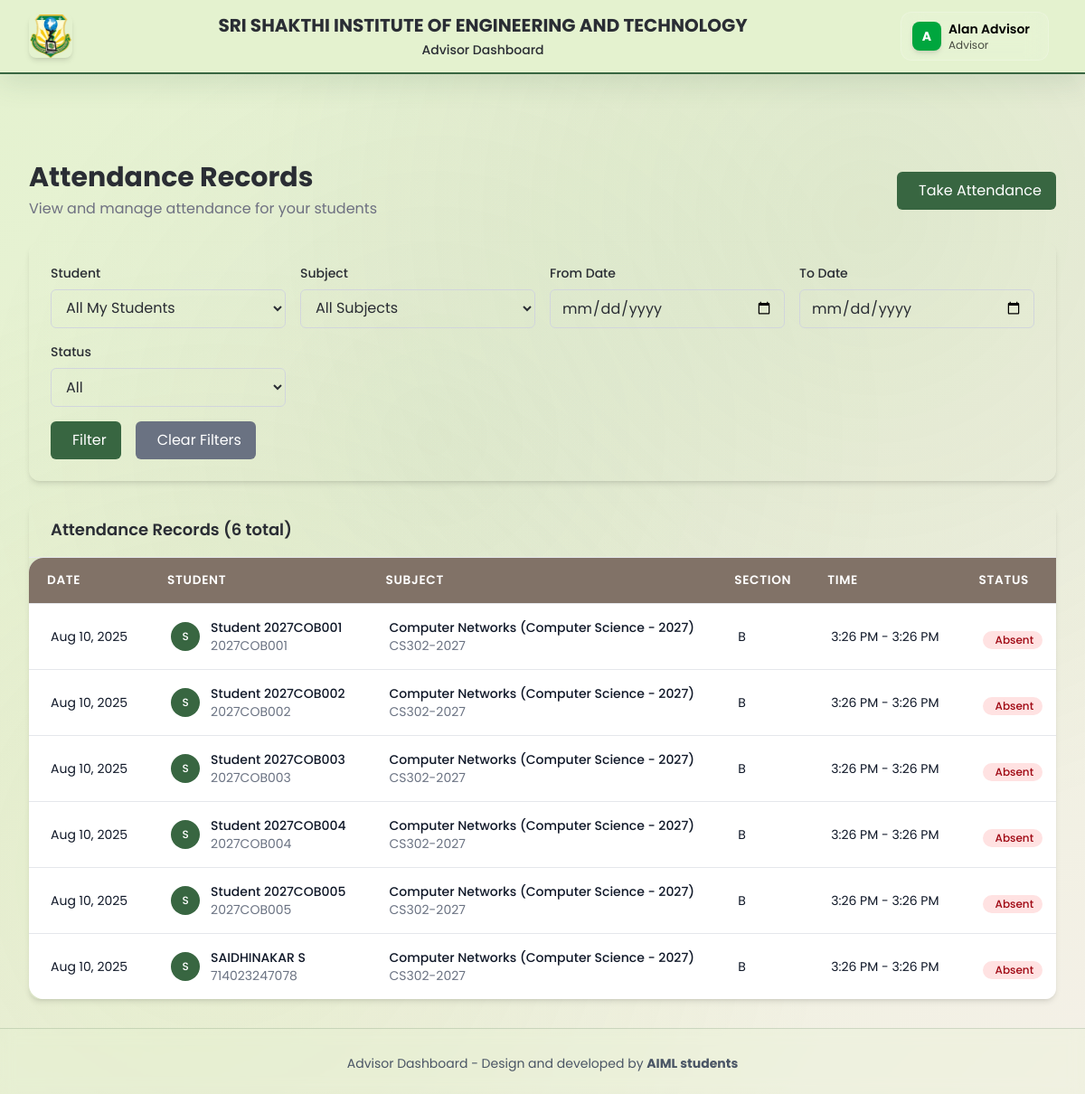
/advisor/attendance-records/ (signed in), run on the app's committed database.
### core/models.py (models this page shows, shortened)
class TimestampedModel(models.Model):
    created_at = models.DateTimeField(auto_now_add=True)
    updated_at = models.DateTimeField(auto_now=True)
    class Meta:
        abstract = True

class Attendance(TimestampedModel):
    attendance_id = models.AutoField(primary_key=True)
    student = models.ForeignKey(
        Student,
        on_delete=models.CASCADE,
        db_column='student_regno'
    )
    timetable = models.ForeignKey(
        Timetable,
        on_delete=models.CASCADE,
        db_column='timetable_id'
    )
    is_present = models.BooleanField(default=False)
    class Meta:
        db_table = 'Attendance'
        verbose_name = 'Attendance Record'
        verbose_name_plural = 'Attendance Records'
        unique_together = ['student', 'timetable']

class Timetable(TimestampedModel):
    timetable_id = models.AutoField(primary_key=True)
    section = models.ForeignKey(
        Section,
        on_delete=models.CASCADE,
        db_column='section_id'
    )
    subject = models.ForeignKey(
        Subject,
        on_delete=models.CASCADE,
        db_column='subject_id'
    )
    date = models.DateField()
    start_time = models.TimeField()
    end_time = models.TimeField()
    class Meta:
        db_table = 'Timetable'
        verbose_name = 'Timetable Entry'
        verbose_name_plural = 'Timetable Entries'

class Student(TimestampedModel):
    student_regno = models.CharField(max_length=50, primary_key=True, help_text="Student registration number")
    name = models.CharField(max_length=200)
    department = models.ForeignKey(
        Department,
        on_delete=models.CASCADE,
        db_column='dept_id'
    )
    batch = models.ForeignKey(
        Batch,
        on_delete=models.CASCADE,
        db_column='batch_id'
    )
    section = models.ForeignKey(
        Section,
        on_delete=models.CASCADE,
        db_column='section_id'
    )
    class Meta:
        db_table = 'Students'
        verbose_name = 'Student'
        verbose_name_plural = 'Students'

class Subject(TimestampedModel):
    subject_id = models.AutoField(primary_key=True)
    subject_code = models.CharField(max_length=20, unique=True)
    subject_name = models.CharField(max_length=200, unique=True)
    departments = models.ManyToManyField(
        Department,
        related_name='subjects',
        help_text="Departments that offer this subject"
    )
    batch = models.ForeignKey(
        Batch,
        on_delete=models.CASCADE,
        db_column='batch_id',
        help_text="Batch this subject is applicable to"
    )
    class Meta:
        db_table = 'Subjects'
        verbose_name = 'Subject'
        verbose_name_plural = 'Subjects'

class Section(TimestampedModel):
    section_id = models.AutoField(primary_key=True)
    batch = models.ForeignKey(
        Batch,
        on_delete=models.CASCADE,
        db_column='batch_id'
    )
    section_name = models.CharField(max_length=10)
    class Meta:
        db_table = 'Sections'
        verbose_name = 'Section'
        verbose_name_plural = 'Sections'
        unique_together = ['batch', 'section_name']

### advisor_dashboard/views.py (the view)
# urls.py: path('attendance-records/', views.attendance_list, name='attendance_list'),
@login_required
def attendance_list(request):
    if not check_advisor_permission(request.user):
        messages.error(request, "Access denied. You don't have advisor permissions.")
        return redirect("auth:login")
    advisor = get_advisor_profile(request.user)
    if not advisor:
        messages.error(request, "No advisor profile found.")
        return redirect("advisor_dashboard:dashboard")
    attendance_records = Attendance.objects.filter(
        student__in=advisor.get_assigned_students()
    ).select_related('student', 'timetable', 'timetable__subject', 'timetable__section')
    student_regno = request.GET.get('student')
    if student_regno:
        advisor_students = advisor.get_assigned_students()
        if advisor_students.filter(student_regno=student_regno).exists():
            attendance_records = attendance_records.filter(student__student_regno=student_regno)
    subject_id = request.GET.get('subject')
    if subject_id:
        attendance_records = attendance_records.filter(timetable__subject_id=subject_id)
    date_from = request.GET.get('date_from')
    if date_from:
        attendance_records = attendance_records.filter(timetable__date__gte=date_from)
    date_to = request.GET.get('date_to')
    if date_to:
        attendance_records = attendance_records.filter(timetable__date__lte=date_to)
    status = request.GET.get('status')
    if status == 'present':
        attendance_records = attendance_records.filter(is_present=True)
    elif status == 'absent':
        attendance_records = attendance_records.filter(is_present=False)
    attendance_records = attendance_records.order_by('-timetable__date', '-timetable__start_time')
    paginator = Paginator(attendance_records, 50)
    page_number = request.GET.get('page')
    page_obj = paginator.get_page(page_number)
    context = {
        'user': request.user,
        'advisor': advisor,
        'attendance_records': page_obj,
        'assigned_students': advisor.get_assigned_students(),
        'assigned_sections': advisor.get_assigned_sections(),
        'subjects': Subject.objects.all(),
        'filters': {
            'student_regno': student_regno,
            'subject_id': subject_id,
            'date_from': date_from,
            'date_to': date_to,
            'status': status,
        }
    }
    return render(request, 'advisor_dashboard/attendance_list.html', context)

### Frontend/templates/advisor_dashboard/attendance_list.html (shortened to what this page needs)
{% extends 'advisor_dashboard/advisor_base.html' %}
{% block content %}
<div class="space-y-6">
  <div class="flex items-center justify-between">
    <div>
      <h1 class="text-3xl font-bold text-[var(--text-primary)]">Attendance Records</h1>
      <p class="text-[var(--text-secondary)] mt-1">View and manage attendance for your students</p>
    </div>
    <div class="flex space-x-3">
      <a href="{% url 'advisor_dashboard:staff_attendance' %}"
         class="bg-[var(--primary)] text-white px-4 py-2 rounded-md hover:bg-purple-700 transition-colors">
        Take Attendance
      </a>
    </div>
  </div>
  <div class="bg-[var(--bg-secondary)] rounded-xl shadow-md p-6">
    <form method="GET" class="space-y-4">
      <div class="grid grid-cols-1 md:grid-cols-2 lg:grid-cols-4 gap-4">
        <div>
          <label class="block text-sm font-medium text-[var(--text-primary)] mb-2">Student</label>
          <select name="student" class="w-full px-3 py-2 border border-gray-300 rounded-md focus:outline-none focus:ring-2 focus:ring-[var(--primary)]">
            <option value="">All My Students</option>
          </select>
        </div>
        <div>
          <label class="block text-sm font-medium text-[var(--text-primary)] mb-2">Subject</label>
          <select name="subject" class="w-full px-3 py-2 border border-gray-300 rounded-md focus:outline-none focus:ring-2 focus:ring-[var(--primary)]">
            <option value="">All Subjects</option>
          </select>
        </div>
        <div>
          <label class="block text-sm font-medium text-[var(--text-primary)] mb-2">From Date</label>
          <input type="date" name="date_from" value="{{ filters.date_from }}"
                 class="w-full px-3 py-2 border border-gray-300 rounded-md focus:outline-none focus:ring-2 focus:ring-[var(--primary)]">
        </div>
        <div>
          <label class="block text-sm font-medium text-[var(--text-primary)] mb-2">To Date</label>
          <input type="date" name="date_to" value="{{ filters.date_to }}"
                 class="w-full px-3 py-2 border border-gray-300 rounded-md focus:outline-none focus:ring-2 focus:ring-[var(--primary)]">
        </div>
      </div>
      <div class="grid grid-cols-1 md:grid-cols-4 gap-4">
        <div>
          <label class="block text-sm font-medium text-[var(--text-primary)] mb-2">Status</label>
          <select name="status" class="w-full px-3 py-2 border border-gray-300 rounded-md focus:outline-none focus:ring-2 focus:ring-[var(--primary)]">
            <option value="">All</option>
          </select>
        </div>
      </div>
      <div class="flex space-x-4">
        <button type="submit" class="bg-[var(--primary)] text-white px-4 py-2 rounded-md hover:bg-purple-700 transition-colors">
          Filter
        </button>
        <a href="{% url 'advisor_dashboard:attendance_list' %}" class="bg-gray-500 text-white px-4 py-2 rounded-md hover:bg-gray-600 transition-colors">
          Clear Filters
        </a>
      </div>
    </form>
  </div>
  <div class="bg-[var(--bg-secondary)] rounded-xl shadow-md overflow-hidden">
    <div class="px-6 py-4 border-b border-gray-200">
      <h3 class="text-lg font-semibold text-[var(--text-primary)]">
        Attendance Records ({{ attendance_records.paginator.count }} total)
      </h3>
    </div>
    {% if attendance_records %}
    <div class="overflow-x-auto">
      <table class="min-w-full divide-y divide-gray-200">
        <thead class="bg-gray-50">
          <tr>
            <th class="px-6 py-3 text-left text-xs font-medium text-gray-500 uppercase tracking-wider">Date</th>
            <th class="px-6 py-3 text-left text-xs font-medium text-gray-500 uppercase tracking-wider">Student</th>
            <th class="px-6 py-3 text-left text-xs font-medium text-gray-500 uppercase tracking-wider">Subject</th>
            <th class="px-6 py-3 text-left text-xs font-medium text-gray-500 uppercase tracking-wider">Section</th>
            <th class="px-6 py-3 text-left text-xs font-medium text-gray-500 uppercase tracking-wider">Time</th>
            <th class="px-6 py-3 text-left text-xs font-medium text-gray-500 uppercase tracking-wider">Status</th>
          </tr>
        </thead>
        <tbody class="bg-white divide-y divide-gray-200">
          {% for record in attendance_records %}
          <tr class="hover:bg-gray-50">
            <td class="px-6 py-4 whitespace-nowrap text-sm text-gray-900">
              {{ record.timetable.date|date:"M j, Y" }}
            </td>
            <td class="px-6 py-4 whitespace-nowrap">
              <div class="flex items-center">
                <div class="flex-shrink-0 h-8 w-8">
                  <div class="h-8 w-8 rounded-full bg-[var(--primary)] flex items-center justify-center">
                    <span class="text-white text-xs font-medium">{{ record.student.name.0 }}</span>
                  </div>
                </div>
                <div class="ml-3">
                  <div class="text-sm font-medium text-gray-900">{{ record.student.name }}</div>
                  <div class="text-sm text-gray-500">{{ record.student.student_regno }}</div>
                </div>
              </div>
            </td>
            <td class="px-6 py-4 whitespace-nowrap">
              <div class="text-sm font-medium text-gray-900">{{ record.timetable.subject.subject_name }}</div>
              <div class="text-sm text-gray-500">{{ record.timetable.subject.subject_code }}</div>
            </td>
            <td class="px-6 py-4 whitespace-nowrap text-sm text-gray-900">
              {{ record.timetable.section.section_name }}
            </td>
            <td class="px-6 py-4 whitespace-nowrap text-sm text-gray-900">
              {{ record.timetable.start_time|time:"g:i A" }} - {{ record.timetable.end_time|time:"g:i A" }}
            </td>
            <td class="px-6 py-4 whitespace-nowrap">
              {% if record.is_present %}
                <span class="inline-flex items-center px-2.5 py-0.5 rounded-full text-xs font-medium bg-green-100 text-green-800">
                  <i class="iconoir-check-circle mr-1"></i>Present
                </span>
              {% else %}
                <span class="inline-flex items-center px-2.5 py-0.5 rounded-full text-xs font-medium bg-red-100 text-red-800">
                  Absent
                </span>
              {% endif %}
            </td>
          </tr>
          {% endfor %}
        </tbody>
      </table>
    </div>
    {% endif %}
  </div>
</div>
{% endblock %}

### Frontend/templates/advisor_dashboard/advisor_base.html (shortened to what this page needs)
<!DOCTYPE html>
<html lang="en" class="h-full">
<head>
  {% load static %}
  <link rel="stylesheet" href="https://cdn.jsdelivr.net/npm/iconoir@latest/css/iconoir.css">
  <link rel="stylesheet" href="{% static 'css/glassmorphic-theme.css' %}">
  <link rel="stylesheet" href="{% static 'css/glassmorphic-components.css' %}">
  <link rel="stylesheet" href="{% static 'css/advisor-unified-ui.css' %}">
    <link rel="stylesheet" href="{% static 'css/custom-theme.css' %}">
  <script src="https://cdn.jsdelivr.net/npm/@tailwindcss/browser@4"></script>
</head>
<body class="glassmorphic-body min-h-screen">
  <header class="fixed top-0 z-50 w-full header-bg shadow-lg">
    <div class="max-w-7xl mx-auto px-4 sm:px-6 lg:px-8">
      <div class="flex items-center justify-between h-16 md:h-20">
        <div class="flex items-center space-x-3">
          <a href="{% url 'advisor_dashboard:dashboard' %}"
            class="flex items-center hover:opacity-80 transition-opacity">
            <img src="{% static 'img/image.png' %}" alt="Logo" class="h-10 w-10 md:h-12 md:w-12 rounded-lg shadow-md" />
          </a>
        </div>
        <div class="flex-1 text-center px-4 md:px-8">
          <h1 class="text-sm md:text-lg lg:text-xl font-bold glassmorphic-text-primary leading-tight">
            SRI SHAKTHI INSTITUTE OF ENGINEERING AND TECHNOLOGY
          </h1>
          <p class="text-xs md:text-sm glassmorphic-text-secondary font-medium mt-1">
            Advisor Dashboard
          </p>
        </div>
        <div class="flex items-center space-x-2">
          {% if user.is_authenticated %}
          <div class="hidden lg:block relative ml-2">
            <button id="userMenuButton"
              class="user-menu-btn flex items-center space-x-2 px-3 py-2 rounded-xl bg-white/10 backdrop-blur-md border border-white/20 hover:bg-white/20 transition-all duration-200">
              <div
                class="h-8 w-8 bg-green-600 rounded-lg flex items-center justify-center shadow-md">
                <span class="text-white font-bold text-sm">{{ user.first_name.0|default:user.username.0|upper }}</span>
              </div>
              <div class="hidden md:block text-left">
                <p class="text-sm font-semibold text-black">{{ user.get_full_name|default:user.username }}</p>
                <p class="text-xs text-black/70">Advisor</p>
              </div>
            </button>
          </div>
          {% endif %}
        </div>
      </div>
    </div>
  </header>
  <main class="pt-20 md:pt-24 pb-8">
    <div class="max-w-7xl mx-auto px-4 sm:px-6 lg:px-8">
      {% block content %}{% endblock %}
    </div>
  </main>
  <footer class="bg-white border-t border-gray-200 mt-auto">
    <div class="max-w-7xl mx-auto px-4 sm:px-6 lg:px-8 py-6">
      <div class="text-center text-sm text-gray-600">
        <p class="mt-1">Advisor Dashboard - Design and developed by <b style="font-weight: bold;">AIML students</b></p>
      </div>
    </div>
  </footer>
</body>
</html>

### data on the page
Attendance: timetable "Aug 10, 2025", student.name.0 "S", student.name "Student 2027COB001", student.student_regno "2027COB001", timetable.subject.subject_name "Computer Networks (Computer Science - 2027)", timetable.subject.subject_code "CS302-2027", timetable.section.section_name "B", timetable.start_time "3:26 PM", timetable.end_time "3:26 PM", is_present "Absent"
Attendance: timetable "Aug 10, 2025", student.name.0 "S", student.name "Student 2027COB002", student.student_regno "2027COB002", timetable.subject.subject_name "Computer Networks (Computer Science - 2027)", timetable.subject.subject_code "CS302-2027", timetable.section.section_name "B", timetable.start_time "3:26 PM", timetable.end_time "3:26 PM", is_present "Absent"
Attendance: timetable "Aug 10, 2025", student.name.0 "S", student.name "Student 2027COB003", student.student_regno "2027COB003", timetable.subject.subject_name "Computer Networks (Computer Science - 2027)", timetable.subject.subject_code "CS302-2027", timetable.section.section_name "B", timetable.start_time "3:26 PM", timetable.end_time "3:26 PM", is_present "Absent"
Attendance: timetable "Aug 10, 2025", student.name.0 "S", student.name "Student 2027COB004", student.student_regno "2027COB004", timetable.subject.subject_name "Computer Networks (Computer Science - 2027)", timetable.subject.subject_code "CS302-2027", timetable.section.section_name "B", timetable.start_time "3:26 PM", timetable.end_time "3:26 PM", is_present "Absent"
Attendance: timetable "Aug 10, 2025", student.name.0 "S", student.name "Student 2027COB005", student.student_regno "2027COB005", timetable.subject.subject_name "Computer Networks (Computer Science - 2027)", timetable.subject.subject_code "CS302-2027", timetable.section.section_name "B", timetable.start_time "3:26 PM", timetable.end_time "3:26 PM", is_present "Absent"
Attendance: timetable "Aug 10, 2025", student.name.0 "S", student.name "SAIDHINAKAR S", student.student_regno "714023247078", timetable.subject.subject_name "Computer Networks (Computer Science - 2027)", timetable.subject.subject_code "CS302-2027", timetable.section.section_name "B", timetable.start_time "3:26 PM", timetable.end_time "3:26 PM", is_present "Absent"

### other printed values
{{ user.first_name.0|default:user.username.0|upper }} "A"
{{ user.get_full_name|default:user.username }} "Alan Advisor"
{{ attendance_records.paginator.count }} "6"
